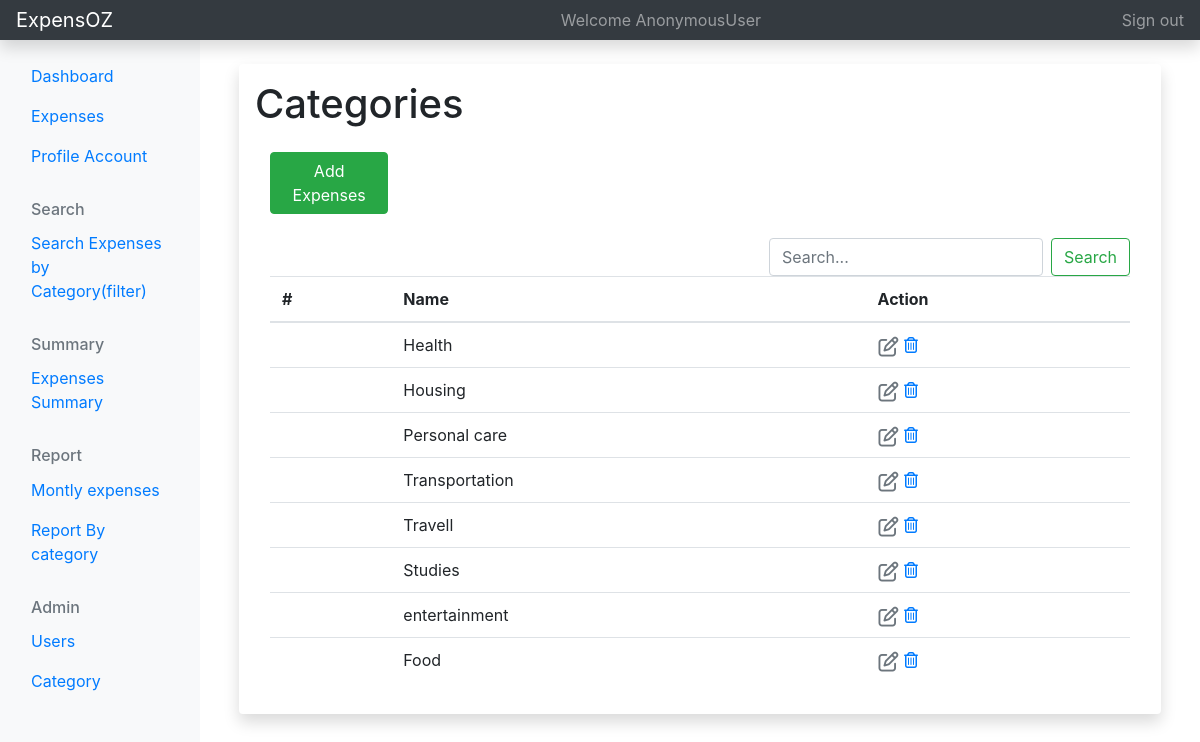
The page /expense/listcate/ on the database its author committed.
### expense/models.py (models this page shows, shortened)
class Category(models.Model):
    name=models.CharField(max_length=200)
    class Meta:
        verbose_name_plural = 'categories'

### expense/views.py (the view)
# urls.py: path('listcate/', CategoryListView.as_view(),name="category-list"),
class CategoryListView(ListView):
	model = Category
	template_name = 'expense/category_list.html'
	context_object_name = 'categories'

### expense/templates/expense/category_list.html (shortened to what this page needs)
{% extends 'expense/base.html'%}
{% load crispy_forms_tags %}
{% block content %}
<link rel="stylesheet" href=" https://cdnjs.cloudflare.com/ajax/libs/font-awesome/6.0.0-beta2/css/all.min.css">
<div class="container mt-4">
<div class="shadow p-3 mb-5 bg-white rounded">
<h1 class="page-header">Categories</h1>
<div class="col-md-2 mt-4">
  <a href="{% url 'add-category' %}" <button type="button" class="btn btn-success">Add Expenses</button></a>
</div>
<div class="container mt-4">
<form class="form-inline my-2  my-lg-0" method='GET' action="{% url 'search-cate' %}">
    <input class="form-control mr-sm-2" type="search" placeholder="Search..." aria-label="Search" name='search'/>
    <button class="btn btn-outline-success my-2 my-sm-0" type="submit">Search</button>
  </form>
<table class="table">
  <thead>
      <tr>
        <th scope="col">#</th>
          <th scope="col">Name</th>
            <th scope="col">Action</th>
      </tr>
  </thead>
  <tbody>
    {% for category in categories%}
    <tr>
        <td> </td>
      <td>   {{category.name}}</td>
      <td>
        <a href="{% url 'category-update' category.id %}" class="btn text-secondary px-0">  <i class="far fa-edit fa-lg"></i></a>
        <a class="delete" title="Delete" data-toggle="tooltip" href="{% url 'category-delete' category.id %}"><i class="far fa-trash-alt"></i></a>
      </td>
    </tr>
  {% endfor%}
  </tbody>
</table>
</div>
</div>
{% endblock %}

### expense/templates/expense/category_list.html (style rules this page uses)
.form-inline { float:right }
.btn-success { top:5px }

### rows shown on the page
Category: name "Health"
Category: name "Housing"
Category: name "Personal care"
Category: name "Transportation"
Category: name "Travell"
Category: name "Studies"
Category: name "entertainment"
Category: name "Food"

### other values the page prints
{{ user }} "AnonymousUser"
